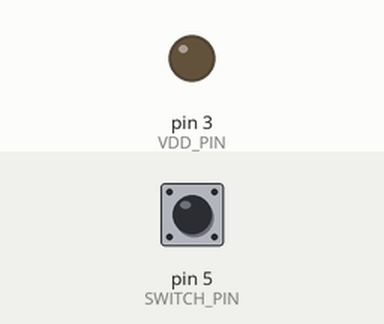
Simulated run of this sketch. Board: Arduino Uno, built with avr-gcc and run on an emulated ATmega328P. Shown: output pins drawn as LEDs (lit = HIGH). Inputs (shaded band) come from the test bench; at power-on: pin 5 (SWITCH_PIN) HIGH.

Above: at 1.2 s.
1.3 s: pin 5 (SWITCH_PIN) pulled LOW for 0.15 s
At 2.5 s:
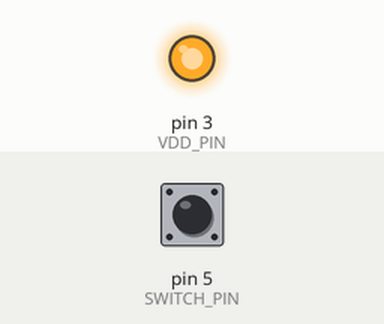
2.9 s: pin 5 (SWITCH_PIN) pulled LOW for 1 s
At 3.9 s:
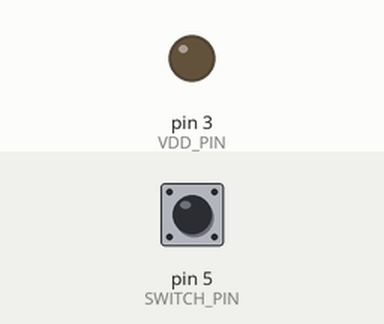
5.4 s: pin 5 (SWITCH_PIN) pulled LOW for 3.2 s
At 5.8 s:
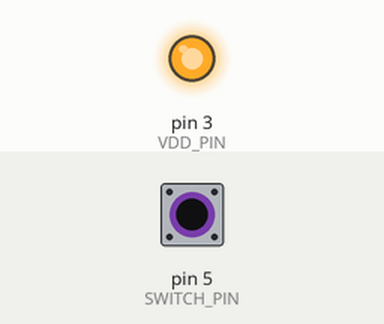
Timing chart, 0 to 8.4 s (numbered marks = the images above; inputs shaded):
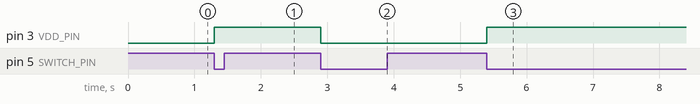

Measured:
- after the input at 1.3 s, pin 3 (VDD_PIN): LOW → HIGH at once
- after the input at 2.9 s, pin 3 (VDD_PIN): HIGH → LOW at once
- after the input at 5.4 s, pin 3 (VDD_PIN): LOW → HIGH at once

The sketch:

3_Digital_Inputs.ino
```cpp
 /* I/O pin definition */
 #define VDD_PIN      3   // PIN for LED supply
 #define SWITCH_PIN   5   // PIN for evaluating button pressure

 /* Debouncer variables */
 bool LED_on = false;     // save of latest LED state (ON or OFF)
 int Prev_Button_State = HIGH;     // save of latest button state (LOW --> pushed)


 void setup(){
    pinMode(VDD_PIN, OUTPUT);
    pinMode(SWITCH_PIN, INPUT_PULLUP);
 }


 void loop(){
      if (Prev_Button_State == HIGH && digitalRead(SWITCH_PIN)==LOW){
         Prev_Button_State = LOW;
         if (LED_on==false){
            LED_on = true;
            digitalWrite(VDD_PIN, HIGH);
         } else {
            LED_on = false;
            digitalWrite(VDD_PIN, LOW);
         }
      } else if (Prev_Button_State == LOW && digitalRead(SWITCH_PIN)==HIGH){
         Prev_Button_State = HIGH;
      }
 }
```
